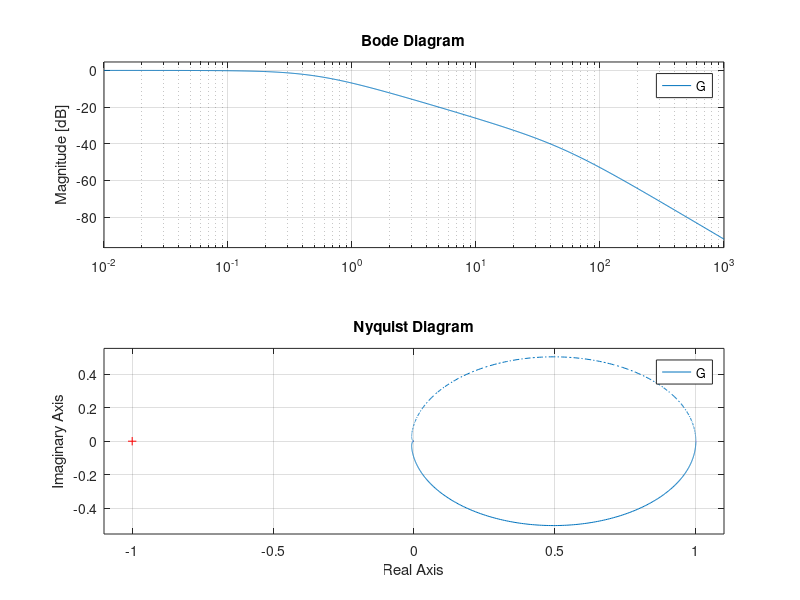

Write the MATLAB code that produced this figure.
clc; clear all; close all;
u=1;
wn=input('Enter natural frequency, wn: ');
zeta=input('Enter damping ratio, zeta: ');
s=tf('s');
G=wn^2/(s^2+2*zeta*wn*s+wn^2);
subplot(2,1,1)
%frequency response
bode(G) %linearSystemAnalyzer('bode',G)
subplot(2,1,2)
nyquist(G) %linearSystemAnalyzer('nyquist',G)